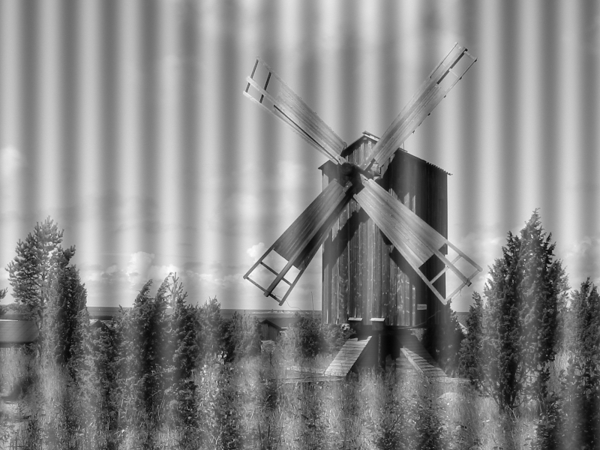
%> input picture exp04/test/windmill_noise.png, 600 x 450 px
$ octave exp04_1.m   (GNU Octave 9; MATLAB toolbox functions it lacks are replaced by stand-ins)
%> lines starting %> are read from the running program, lines starting %| are printed output that depends on the picture
% Exp04-1
% Author: Qin Hao
% Date: 2020/5/4

%------Test目录下有图像windmill_noise.png，用Matlab写程序，去除条纹干扰。------

%------代码参考实验材料 滤波.ppt 中的代码------

% 读取图像
img = imread('test/windmill_noise.png');
%> img is the input picture: size 450x600 uint8; min 4, max 255, mean 135.4
% 显示原图像
figure, subplot(2, 2, 1), imshow(img);
title("原图像");
% 显示原始图像频谱图
F = fft2(img);
fc = fftshift(F);
s = log(1 + abs(fc));
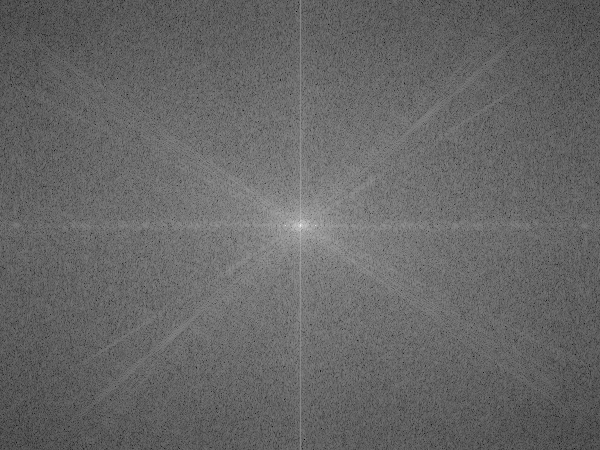
%> s: size 450x600 double; min 1.61, max 17.41, mean 7.99; drawn with min black and max white
subplot(2,2,2),imshow(s, []);
title("原图像频谱");

% 无padding过程，直接在频率域产生于图像大小一致的滤波器

[M, N] = size(img); % 获取图像的行数M和列数N
%> M = 450; N = 600
[u, v] = dftuv(M, N); % 计算频域网格数组
d = sqrt(u.^2 + v.^2); % 计算每个点到原点的距离

% 1. 理想带阻滤波
% 滤波器参数
w = 5;
D0 = 15;
% 理想带阻滤波器
ba = d < (D0 - w / 2) | d > (D0 + w / 2);
% 滤波
H = double(ba);
g = real(ifft2(H .* fft2(img))); % 滤波后的图像
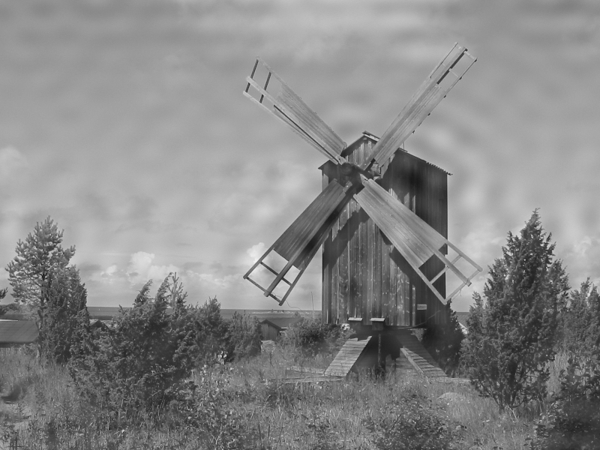
%> g: size 450x600 double; min 25.62, max 244.7, mean 135.4
% 显示理想带阻滤波后的图像
subplot(2, 2, 3), imshow(g, []);
title("理想带阻滤波图像");
% 显示理想带阻滤波后的频谱
F = fft2(g);
fc = fftshift(F);
s = log(1 + abs(fc));
subplot(2, 2, 4), imshow(s, []);
title("理想带阻滤波频谱");

% 2. 巴特沃斯带阻滤波
% 滤波器参数
n = 3;
% 巴特沃斯滤波器
H = 1 ./ (1 + (w * d ./ (d.^2 - D0^2)).^(2 * n));
% 滤波
g = real(ifft2(H .* fft2(img))); % 滤波后的图像
% 显示巴特沃斯带阻滤波后的图像
figure, subplot(2, 2, 1), imshow(g, []);
title("巴特沃斯带阻滤波图像");
% 显示巴特沃斯带阻滤波后的频谱
F = fft2(g);
fc = fftshift(F);
s = log(1 + abs(fc));
subplot(2, 2, 2), imshow(s, []);
title("巴特沃斯带阻滤波频谱");

% 3. 高斯带阻滤波
% 高斯带阻滤波器
H = 1 - exp(-1 / 2 * (((d.^2) - D0^2) ./ (d * w)).^2);
% 滤波
g = real(ifft2(H .* fft2(img))); % 滤波后的图像
% % 显示高斯带阻滤波后的图像
subplot(2, 2, 3), imshow(g, []);
title("高斯带阻滤波图像");
% 显示高斯带阻滤波后的频谱
F = fft2(g);
fc = fftshift(F);
s = log(1 + abs(fc));
subplot(2, 2, 4), imshow(s, []);
title("高斯带阻滤波频谱");


% dftuv 函数实现
function [U, V] = dftuv(M, N)
% DFTUV 实现频域滤波器的网格函数

% 遍历
u = 0 : (M - 1);
v = 0 : (N - 1);
% 计算网格的索引，即将网络的原点转移到左上角，因为FFT计算时变换的原点在左上角
idx = find(u > M / 2); % 找大于M/2的数据
u(idx) = u(idx) - M; % 将大于M/2的数据减去M
idy = find(v > N / 2);
v(idy) = v(idy) - N;
% 计算网格矩阵
[V, U] = meshgrid(v, u);

end
